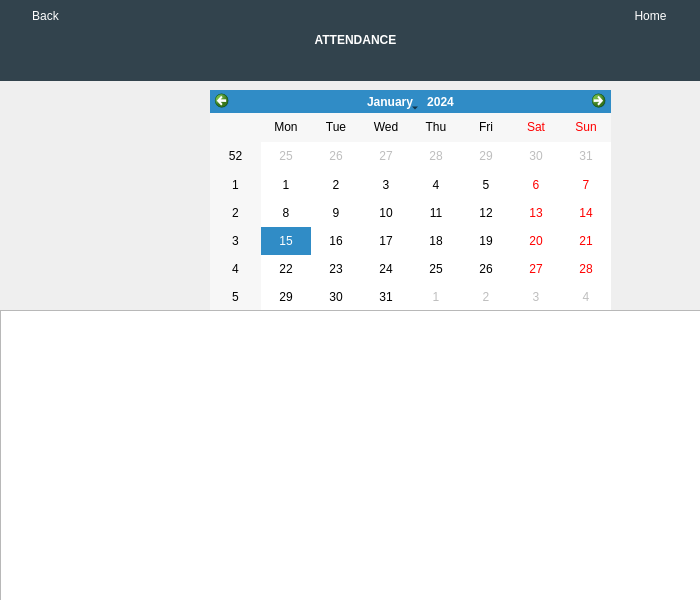
<?xml version="1.0" encoding="UTF-8"?>
<ui version="4.0">
 <class>attendance</class>
 <widget class="QWidget" name="attendance">
  <property name="geometry">
   <rect>
    <x>0</x>
    <y>0</y>
    <width>700</width>
    <height>600</height>
   </rect>
  </property>
  <property name="minimumSize">
   <size>
    <width>700</width>
    <height>600</height>
   </size>
  </property>
  <property name="maximumSize">
   <size>
    <width>700</width>
    <height>600</height>
   </size>
  </property>
  <property name="windowTitle">
   <string>Attendance</string>
  </property>
  <property name="windowIcon">
   <iconset resource="res.qrc">
    <normaloff>:/Images/Images/attendance.png</normaloff>:/Images/Images/attendance.png</iconset>
  </property>
  <widget class="QCalendarWidget" name="calendarWidget">
   <property name="geometry">
    <rect>
     <x>210</x>
     <y>90</y>
     <width>401</width>
     <height>221</height>
    </rect>
   </property>
  </widget>
  <widget class="QPushButton" name="pushButton">
   <property name="geometry">
    <rect>
     <x>380</x>
     <y>720</y>
     <width>93</width>
     <height>28</height>
    </rect>
   </property>
   <property name="styleSheet">
    <string notr="true">font: 75 10pt &quot;MS Shell Dlg 2&quot;;</string>
   </property>
   <property name="text">
    <string>SUBMIT</string>
   </property>
  </widget>
  <widget class="QLabel" name="label">
   <property name="geometry">
    <rect>
     <x>0</x>
     <y>0</y>
     <width>711</width>
     <height>81</height>
    </rect>
   </property>
   <property name="styleSheet">
    <string notr="true">color: rgb(255, 255, 255);
font: 58 26pt &quot;Lucida Bright&quot;;

background-color: rgb(50, 67, 77);


</string>
   </property>
   <property name="text">
    <string>&lt;html&gt;&lt;head/&gt;&lt;body&gt;&lt;p align=&quot;center&quot;&gt;&lt;span style=&quot; font-weight:600;&quot;&gt;ATTENDANCE&lt;/span&gt;&lt;/p&gt;&lt;/body&gt;&lt;/html&gt;</string>
   </property>
  </widget>
  <widget class="QPushButton" name="pushButton_7">
   <property name="geometry">
    <rect>
     <x>10</x>
     <y>0</y>
     <width>71</width>
     <height>31</height>
    </rect>
   </property>
   <property name="sizePolicy">
    <sizepolicy hsizetype="Preferred" vsizetype="Preferred">
     <horstretch>0</horstretch>
     <verstretch>0</verstretch>
    </sizepolicy>
   </property>
   <property name="layoutDirection">
    <enum>Qt::LeftToRight</enum>
   </property>
   <property name="autoFillBackground">
    <bool>false</bool>
   </property>
   <property name="styleSheet">
    <string notr="true">font: 75 8pt &quot;MS Sans Serif&quot;;
background-color: rgb(50, 67, 77);
color: rgb(255, 255, 255);
border: 5px;

border-radius: 10px;


</string>
   </property>
   <property name="text">
    <string>Back</string>
   </property>
   <property name="icon">
    <iconset resource="res.qrc">
     <normaloff>:/Inverted Images/Images/Inverted/image (22).png</normaloff>:/Inverted Images/Images/Inverted/image (22).png</iconset>
   </property>
   <property name="iconSize">
    <size>
     <width>20</width>
     <height>20</height>
    </size>
   </property>
  </widget>
  <widget class="QLabel" name="label_2">
   <property name="geometry">
    <rect>
     <x>170</x>
     <y>10</y>
     <width>51</width>
     <height>51</height>
    </rect>
   </property>
   <property name="styleSheet">
    <string notr="true">background-color: rgb(50, 67, 77);</string>
   </property>
   <property name="text">
    <string/>
   </property>
   <property name="pixmap">
    <pixmap resource="res.qrc">:/Inverted Images/Images/Inverted/image (2).png</pixmap>
   </property>
   <property name="scaledContents">
    <bool>true</bool>
   </property>
  </widget>
  <widget class="QPushButton" name="pushButton_8">
   <property name="geometry">
    <rect>
     <x>610</x>
     <y>-10</y>
     <width>81</width>
     <height>51</height>
    </rect>
   </property>
   <property name="sizePolicy">
    <sizepolicy hsizetype="Preferred" vsizetype="Preferred">
     <horstretch>0</horstretch>
     <verstretch>0</verstretch>
    </sizepolicy>
   </property>
   <property name="layoutDirection">
    <enum>Qt::LeftToRight</enum>
   </property>
   <property name="autoFillBackground">
    <bool>false</bool>
   </property>
   <property name="styleSheet">
    <string notr="true">font: 75 8pt &quot;MS Sans Serif&quot;;
background-color: rgb(50, 67, 77);
color: rgb(255, 255, 255);
border: 5px;

border-radius: 10px;


</string>
   </property>
   <property name="text">
    <string>Home</string>
   </property>
   <property name="icon">
    <iconset resource="res.qrc">
     <normaloff>:/Inverted Images/Images/Inverted/image (26).png</normaloff>:/Inverted Images/Images/Inverted/image (26).png</iconset>
   </property>
   <property name="iconSize">
    <size>
     <width>20</width>
     <height>20</height>
    </size>
   </property>
  </widget>
  <widget class="QTableView" name="tableView">
   <property name="geometry">
    <rect>
     <x>0</x>
     <y>310</y>
     <width>701</width>
     <height>291</height>
    </rect>
   </property>
  </widget>
 </widget>
 <resources>
  <include location="res.qrc"/>
 </resources>
 <connections/>
</ui>
